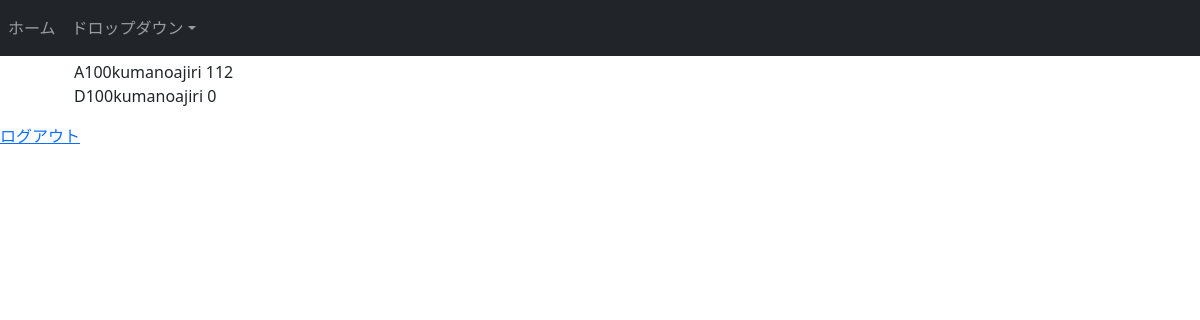
Before: /kumano_shift_maker/mypage/memberlist/ (signed in) with the older database file.
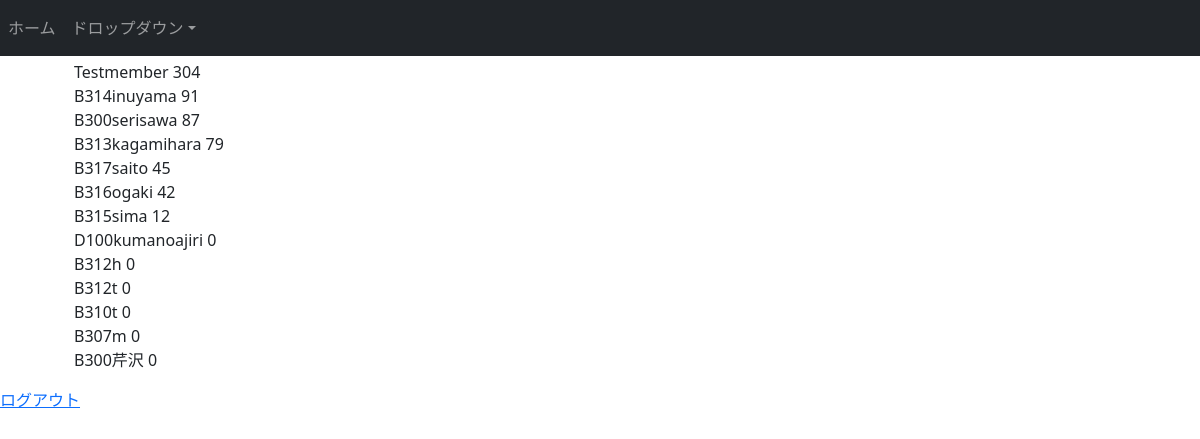
After: the same page with the newer database file.
### shift_maker/models.py (models this page shows, shortened)
class User(AbstractBaseUser,PermissionsMixin):
    Block_name=models.CharField(max_length=3,choices=Block.choices,blank=True)
    room_number=models.IntegerField(default=100)
    account_name=models.CharField(max_length=40,verbose_name='アカウント名',unique=True)
    workload_sum=models.IntegerField(verbose_name='過去の仕事量',default=0)
    assigned_work=models.ManyToManyField(WorkContent,verbose_name='経験済みの仕事',blank=True)
    assigning_slot=models.ManyToManyField(Slot,blank=True,related_name='slot_users')
    password=models.CharField(max_length=128, verbose_name='password')
    is_active     = models.BooleanField(default=True)
    is_staff      = models.BooleanField(default=False)
    is_superuser  = models.BooleanField(default=False)
    objects=UserManager()
    USERNAME_FIELD='account_name'

### shift_maker/views.py (the view)
# urls.py: path('mypage/memberlist/',views.BlockMemberList.as_view(),name='memberlist'),
class BlockMemberList(ListView):
    model=User
    def get_queryset(self):
        return User.objects.filter(Block_name=self.request.user.Block_name).order_by('-workload_sum').all()

### shift_maker/templates/shift_maker/user_list.html
{% extends 'shift_maker/base.html' %}
{% block body-contents %}
<ul>
    {% for user in object_list%}
    <li>{{user.account_name}} {{user.workload_sum}}</li>
    {% endfor %}
</ul>
{% endblock %}

### shift_maker/templates/shift_maker/base.html (shortened to what this page needs)
{% load static %}
<!DOCTYPE html>
<html lang="ja" class="h-100">
<head>
  <link rel="stylesheet" href="https://cdnjs.cloudflare.com/ajax/libs/bulma/0.7.2/css/bulma.min.css">
  <link href="https://cdn.jsdelivr.net/npm/bootstrap@5.1.3/dist/css/bootstrap.min.css" rel="stylesheet">  <link rel="stylesheet" href="https://use.fontawesome.com/releases/v5.4.2/css/all.css">
</head>
  <body style="padding-top: 60px;">
  <header>
    <nav class="navbar navbar-expand-md navbar-dark fixed-top bg-dark">
      <div class="collapse navbar-collapse" id="navbar-header">
        <ul class="navbar-nav mr-auto">
          <li class="nav-item active">
            <a class="nav-link" href="{% url 'shift_maker:mypage'%}">ホーム <span class="sr-only">(現位置)</span></a>
          </li>
          <li class="nav-item dropdown">
            <a class="nav-link dropdown-toggle" href="#" id="dropdown01"
            data-toggle="dropdown" aria-haspopup="true" aria-expanded="false">ドロップダウン</a>
          </li>
        </ul>
      </div>
    </nav>
  </header>
  <main role="main" class="container">
    {% block body-contents %}
    {% endblock %}
  </main>
</body>
<footer>
  {% block footer %}
  <a href="{% url 'shift_maker:logout' %}">ログアウト</a>
  {% endblock %}
</footer>
</html>

Changed rows visible on the page:
changed User: account_name "A100kumanoajiri" → "Testmember"; workload_sum "112" → "304"
added User: account_name "B314inuyama", workload_sum "91"
added User: account_name "B300serisawa", workload_sum "87"
added User: account_name "B313kagamihara", workload_sum "79"
added User: account_name "B317saito", workload_sum "45"
added User: account_name "B316ogaki", workload_sum "42"
added User: account_name "B315sima", workload_sum "12"
added User: account_name "B312h", workload_sum "0"
added User: account_name "B312t", workload_sum "0"
added User: account_name "B310t", workload_sum "0"
added User: account_name "B307m", workload_sum "0"
added User: account_name "B300芹沢", workload_sum "0"
